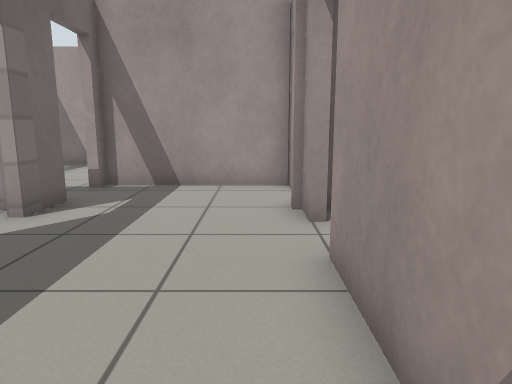
View 1 (above)

18 first-person views from a walk through a robot-simulator world made for Gazebo. The camera is 0.82 m above the floor, tilts 10° down and sees 70° across. The floor is counted in squares, 0.5 m on a side. Each view is taken from the middle of a square. On the plan, view 1 faces up. The plan holds only what a view shows up to about 17 squares ahead; the rest is blank. Gazebo's built-in surfaces are drawn with simple patterns.

View 2
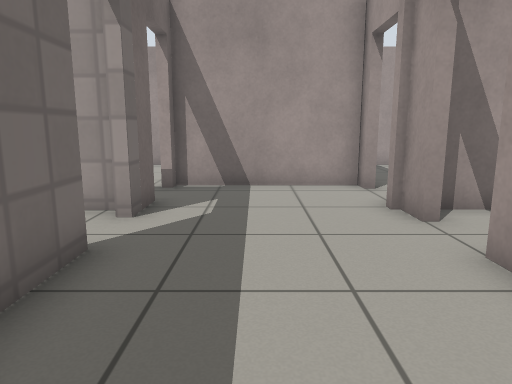

View 3
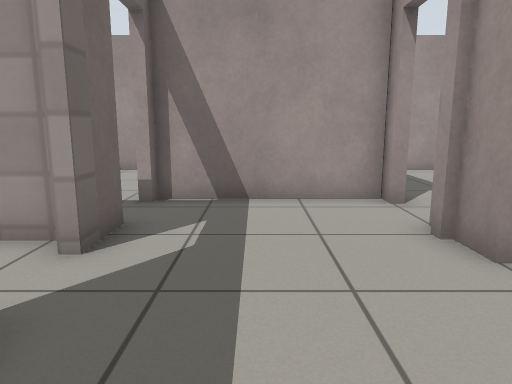

View 4
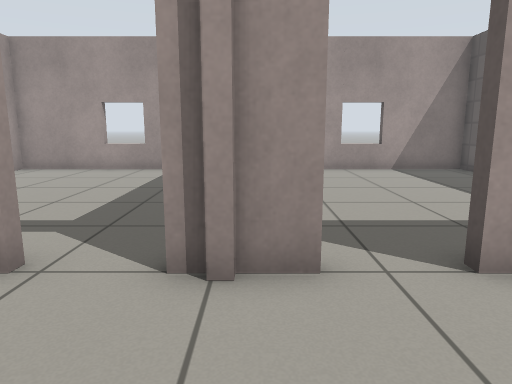

View 5
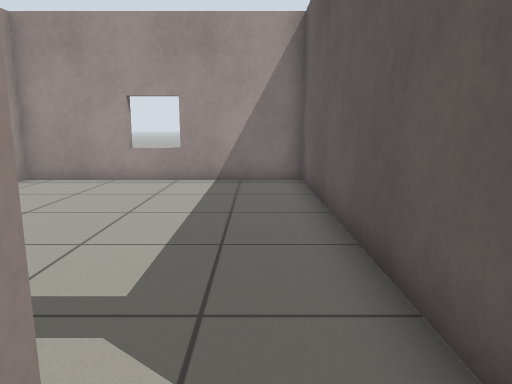

View 6
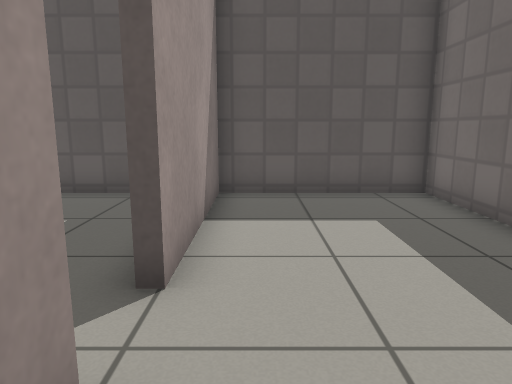

View 7
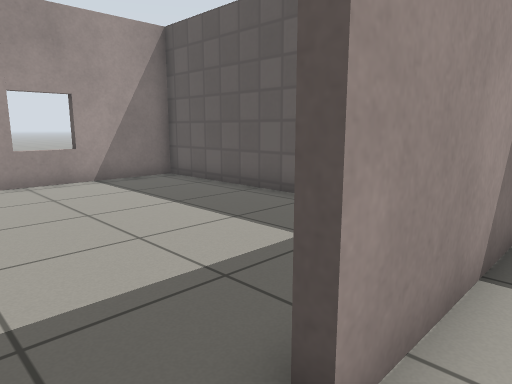

View 8
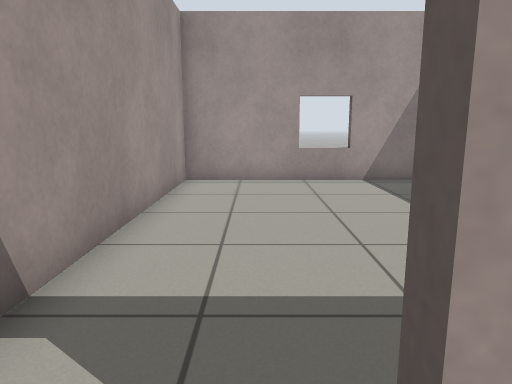

View 9
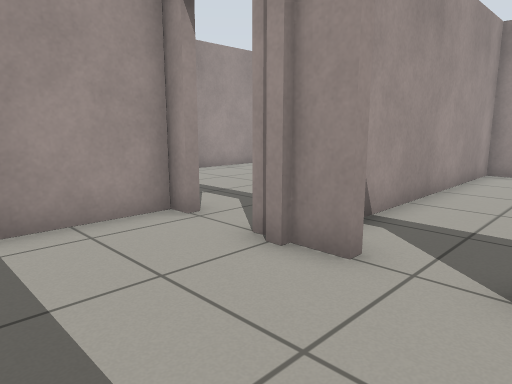

View 10
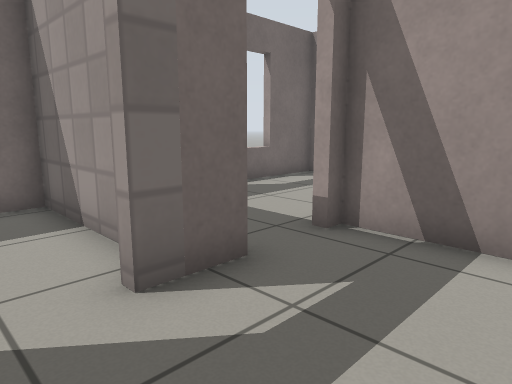

View 11
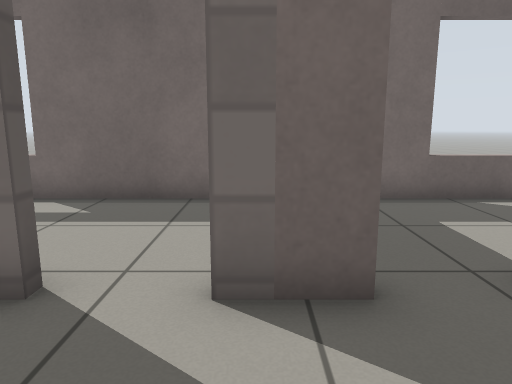

View 12
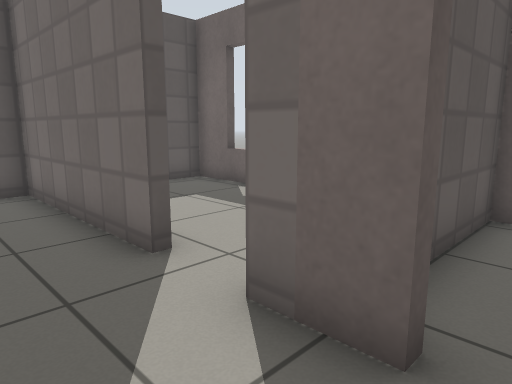

View 13
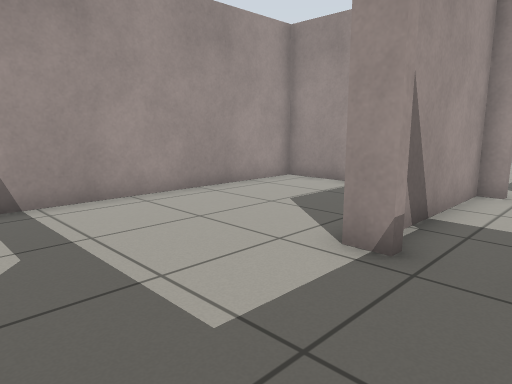

View 14
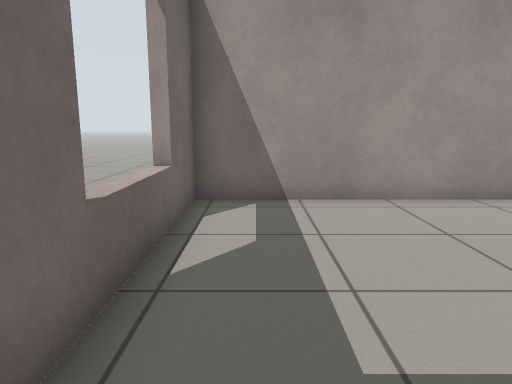

View 15
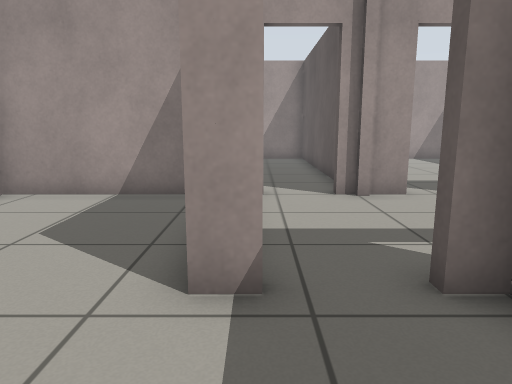

View 16
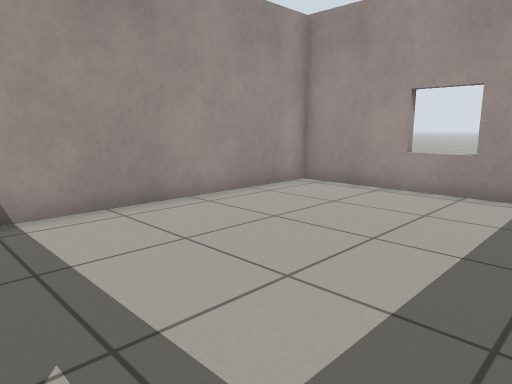

View 17
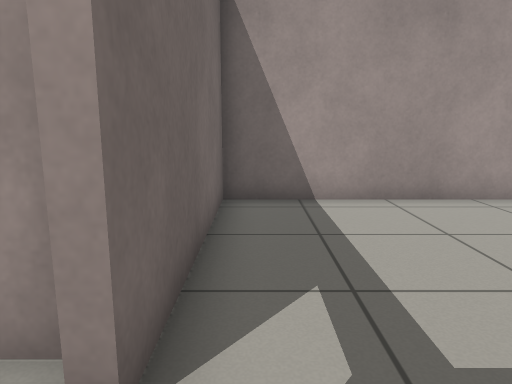

View 18
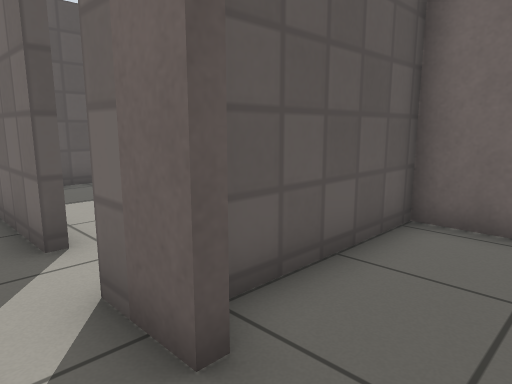

### Floor plan
Ten units are one square. View 1 is at (0, 0); x grows to the right and y downward. Boxes are objects, and circles mark ways between rooms. Rooms are numbered by the first view taken in them; rooms with no view inside come last. Other rooms are left out.
<svg viewBox="-99 -168 219 184">
<path fill="none" stroke="#000" d="M-43 -49 -43 11 9 11 9 -45M9 -62 9 -72M7 -71 7 -76M9 -75 9 -81M-43 -83 -43 -65M10 -104 -43 -104 -43 -99M-46 -99 -46 -108M-46 -75 -46 -83M9 -98 9 -163 -94 -163 -94 -75 -51 -75M19 -75 115 -75 115 -163 12 -163 12 -98M31 11 115 11 115 -72 14 -72M-48 -72 -94 -72 -94 11 -64 11"/>
<circle cx="-43" cy="-93" r="3" fill="#2a7"/>
<circle cx="10" cy="-85" r="3" fill="#2a7"/>
<circle cx="10" cy="-55" r="3" fill="#2a7"/>
<circle cx="-43" cy="-57" r="3" fill="#2a7"/>
<text x="-20" y="-50">1</text>
<text x="-50" y="-130">2</text>
<text x="60" y="-120">3</text>
<text x="60" y="-30">4</text>
<text x="-70" y="-30">5</text>
</svg>
Room 1 opens to room 2. Room 1 opens to room 3. Room 1 opens to room 4. Room 1 opens to room 5.

Where each view was taken, in squares from view 1:
view 1: 0 up, 0 right, facing up
view 2: 0 up, 2 left, facing up
view 3: 2 up, 2 left, facing up
view 4: 7 up, 3 left, facing right
view 5: 9 up, 0 right, facing right
view 6: 8 up, 0 right, facing down
view 7: 6 up, 0 right, facing down-right
view 8: 5 up, 0 right, facing right
view 9: 4 up, 3 left, facing up-right
view 10: 5 up, 1 left, facing up-left
view 11: 7 up, 1 left, facing left
view 12: 9 up, 2 left, facing down-left
view 13: 8 up, 9 left, facing up-right
view 14: 8 up, 8 left, facing up
view 15: 10 up, 8 left, facing right
view 16: 9 up, 2 right, facing up-right
view 17: 8 up, 2 right, facing up
view 18: 10 up, 3 left, facing down-left
